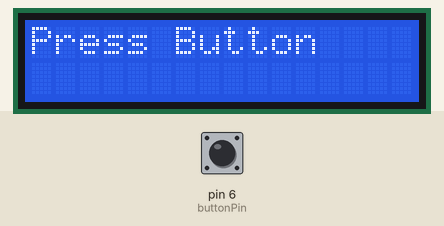
A sketch run on a simulated Arduino Uno, built with avr-gcc and run on an emulated ATmega328P. Parts: 16×2 character LCD. The inputs (shaded band) are chosen by the test bench; at power-on: pin 6 (buttonPin) LOW. Random numbers use the default seed unless the sketch sets one.

Above: at 1.2 s.
1.3 s: pin 6 (buttonPin) pulled HIGH for 0.15 s
At 2.5 s:
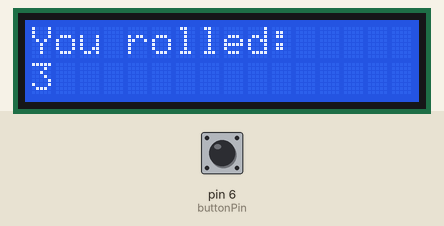
2.9 s: pin 6 (buttonPin) pulled HIGH for 1 s
At 3.8 s:
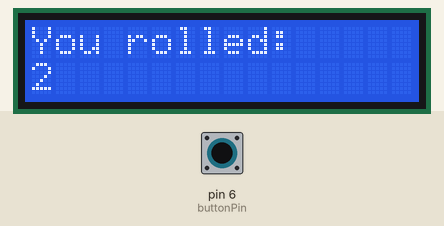
Timing chart, 0 to 5.9 s (numbered marks = the images above; inputs shaded):
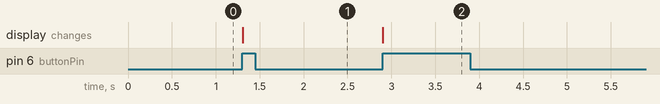

The sketch:

DigitalDice.ino
```cpp
#include <LiquidCrystal.h>

LiquidCrystal lcd(12, 11, 5, 4, 3, 2); // RS, E, D4, D5, D6, D7
int buttonPin = 6;
int lastButtonState = LOW; // store previous button state

void setup() {
  lcd.begin(16, 2);
  pinMode(buttonPin, INPUT);
  lcd.print("Press Button");
  randomSeed(analogRead(0)); // ensure random numbers
}

void loop() {
  int buttonState = digitalRead(buttonPin);

  // Detect button press (LOW → HIGH transition)
  if (buttonState == HIGH && lastButtonState == LOW) {
    int num = random(1, 7); // 1–6
    lcd.clear();
    lcd.setCursor(0, 0);
    lcd.print("You rolled:");
    lcd.setCursor(0, 1);
    lcd.print(num);
    delay(200); // simple debounce
  }

  lastButtonState = buttonState; // update last state
}
```

Measured:
- after the input at 1.3 s, the display: changes at once (image 1)
- after the input at 2.9 s, the display: changes at once (image 2)
